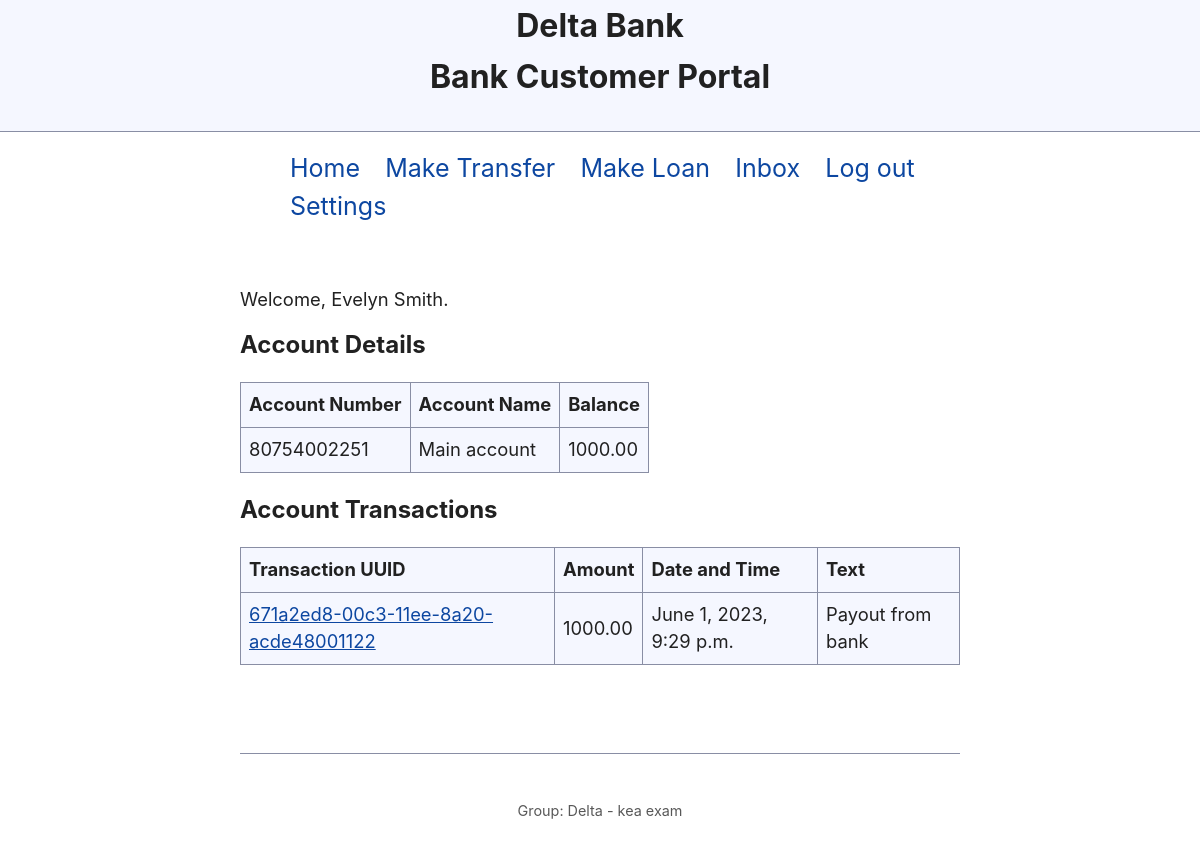
The page /account_details/80754002251/ (signed in) on the database its author committed.
### bank_app/models.py (models this page shows, shortened)
class User(AbstractUser):
    otp_enabled = models.BooleanField(default=False)
    otp_verified = models.BooleanField(default=False)
    otp_base32 = models.CharField(max_length=255, null=True)
    otp_auth_url = models.CharField(max_length=255, null=True)

class Customer(models.Model):
    user        = models.OneToOneField(settings.AUTH_USER_MODEL, primary_key=True, on_delete=models.PROTECT)
    rank        = models.ForeignKey(Rank, default=2, on_delete=models.PROTECT)
    personal_id = models.IntegerField(db_index=True)
    phone       = models.CharField(max_length=35, db_index=True)
    @property
    def full_name(self) -> str:
        return f'{self.user.first_name} {self.user.last_name}'

class Account(models.Model):
    account_number = models.AutoField(primary_key=True)
    user = models.ForeignKey(settings.AUTH_USER_MODEL, on_delete=models.PROTECT)
    name = models.CharField(max_length=50, db_index=True)
    class Meta:
        get_latest_by = 'pk'
    @property
    def movements(self) -> QuerySet:
        return Ledger.objects.filter(account=self)
    @property
    def balance(self) -> Decimal:
        return self.movements.aggregate(models.Sum('amount'))['amount__sum'] or Decimal(0)

class Ledger(models.Model):
    account     = models.ForeignKey(Account, on_delete=models.PROTECT)
    transaction = models.CharField(max_length=50)
    amount      = models.DecimalField(max_digits=10, decimal_places=2)
    timestamp   = models.DateTimeField(auto_now_add=True, db_index=True)
    text        = models.TextField()

### bank_app/views.py (the view)
# urls.py: path('account_details/<int:pk>/', views.account_details, name='account_details'),
@login_required
def account_details(request, pk):
    assert not request.user.is_staff, 'Staff user routing customer view.'
    account = get_object_or_404(Account, user=request.user, pk=pk)
    context = {
        'account': account,
    }
    return render(request, 'bank_app/account_details.html', context)

### bank_app/templates/bank_app/account_details.html
{% extends "base.html" %}
{% block main %}
{% if user.is_staff %}
<p>Welcome, {{ user }}.</p>
{% else %}
<p>Welcome, {{ user.customer.full_name }}.</p>
{% endif %}
<h3>Account Details</h3>
<table>
    <tr>
        <th>Account Number</th>
        <th>Account Name</th>
        <th>Balance</th>
    </tr>
    <tr>
        <td>{{ account.pk }}</td>
        <td>{{ account.name }}</td>
        <td class="amount">{{ account.balance|floatformat:"2" }}</td>
    </tr>
</table>
<h3>Account Transactions</h3>
<table>
    <tr>
        <th>Transaction UUID</th>
        <th>Amount</th>
        <th>Date and Time</th>
        <th>Text</th>
    </tr>
    {% for movement in account.movements %}
    <tr>
        <td><a href="{% url 'bank_app:transaction_details' movement.transaction %}">{{ movement.transaction }}</a></td>
        <td>{{ movement.amount|floatformat:"2" }}</td>
        <td>{{ movement.timestamp }}</td>
        <td>{{ movement.text }}</td>
    </tr>
    {% endfor %}
</table>
{% endblock main %}

### static/simple.css (style rules this page uses)
:root, ::backdrop { --sans-font: -apple-system, BlinkMacSystemFont, "Avenir Next", Avenir, "Nimbus Sans L", Roboto, "Noto Sans", "Segoe UI", Arial, Helvetica, "Helvetica Neue", sans-serif; --mono-font: Consolas, Menlo, Monaco, "Andale Mono", "Ubuntu Mono", monospace; --standard-border-radius: 5px; --bg: #fff; --accent-bg: #f5f7ff; --text: #212121; --text-light: #585858; --border: #898EA4; --accent: #0d47a1; --code: #d81b60; --preformatted: #444; --marked: #ffdd33; --disabled: #efefef; }
*, *::before, *::after { box-sizing: border-box; }
html { font-family: var(--sans-font); scroll-behavior: smooth; }
body { color: var(--text); background-color: var(--bg); font-size: 1.15rem; line-height: 1.5; display: grid; grid-template-columns: 1fr min(45rem, 90%) 1fr; margin: 0; }
h3 { font-size: 1.5rem; margin-top: 1rem; }
p, h1, h2, h3, h4, h5, h6 { overflow-wrap: break-word; }
h1, h2, h3 { line-height: 1.1; }
a, a:visited { color: var(--accent); }
table { border-collapse: collapse; margin: 1.5rem 0; }
td, th { border: 1px solid var(--border); text-align: start; padding: 0.5rem; }
th { background-color: var(--accent-bg); font-weight: bold; }
tr:nth-child(even) { background-color: var(--accent-bg); }

### rows shown on the page
User: customer.full_name "Evelyn Smith"
Account: pk "80754002251", name "Main account", balance "1000.00"
Ledger: transaction "671a2ed8-00c3-11ee-8a20-acde48001122", amount "1000.00", timestamp "June 1, 2023, 9:29 p.m.", text "Payout from bank"
